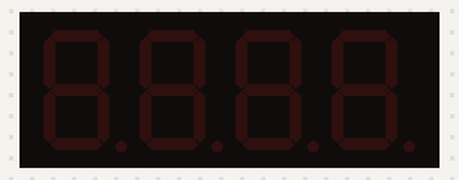
This program was run on a simulated ESP32 board running MicroPython. On the bench: 4-digit seven-segment display. Library files of the repository ran but are not shown: tm1637.py.

Above: at 0.1 s.
At 1.1 s:
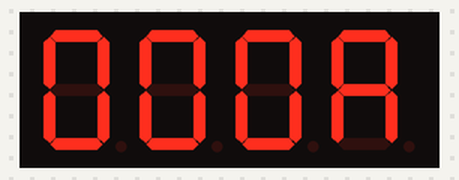
At 2.1 s:
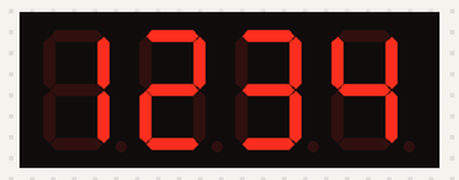
At 3.1 s:
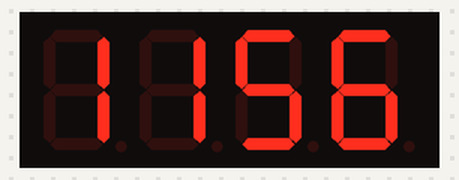
At 4.1 s:
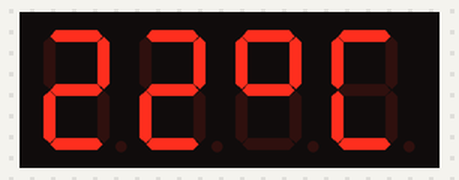
At 7.1 s:
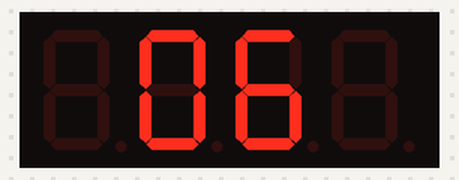

The program:

main.py
```python
from machine import Pin
import tm1637
import time

smg = tm1637.TM1637(dio=Pin(2),clk=Pin(3))

while True:
    smg.show("    ") # 四个空格，清屏
    time.sleep(1)

    smg.hex(10)  #十六进制A
    time.sleep(1)

    smg.number(1234)  # 显示数字，范围0-9999
    time.sleep(1)

    smg.numbers(11,56,0) # 时间显示，传递2个数值，最后一位1是点亮0是灭
    time.sleep(1)

    smg.temperature(22) #温度显示
    time.sleep(1)

    smg.show("2  9") # 输入空格则不显示，可用于清屏
    time.sleep(1)

    smg.show("{}   ".format(8))
    time.sleep(1)

    smg.show(" %.2d"%6) #显示06
    time.sleep(1)

    smg.scroll("0123 4567 89")  #向左滚动显示
    time.sleep(1)
```

Measured:
- by itself, everything shown: repeats every 13.4 s, in 24 steps
- what the display in image 1 shows lasts 1.0 s, from 1.0 s to 2.0 s
